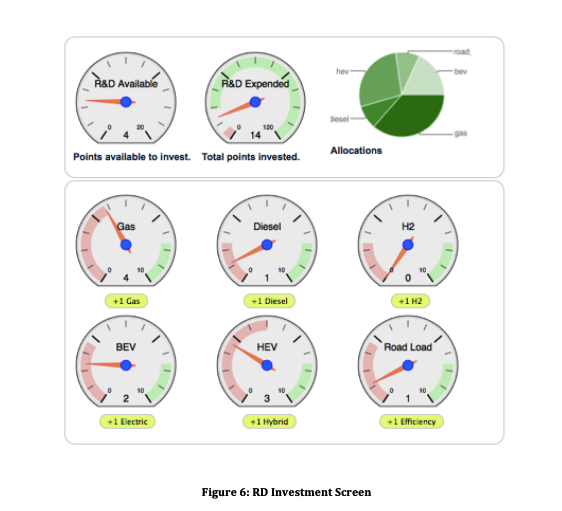
#> input picture docs/img/autopia/RD_dials.png, 562 x 511 px, found by its file name; its folder holds only this picture in this run
$ python thumb_maker.py
#> lines starting #> are read from the running program, lines starting #| are printed output that depends on the picture
from PIL import Image
import os


def create_thumbnails(input_dir, output_dir, thumb_size=(200, 200)):
    # Create output directory if it doesn't exist
#> called with thumb_size = (200, 200)
    if not os.path.exists(output_dir):
        os.makedirs(output_dir)

    # Supported image formats
    valid_extensions = ('.png', '.jpg', '.jpeg')

    # Iterate through all files in the input directory
    for filename in os.listdir(input_dir):
        if filename.lower().endswith(valid_extensions):
            try:
                # Open the image
                with Image.open(os.path.join(input_dir, filename)) as img:
                    # Convert to RGB if necessary (e.g., for PNG with transparency)
#> img is the input picture: PIL image 562x511 RGBA; mean R, G, B, A 240.2, 241.2, 238, 255
                    if img.mode in ('RGBA', 'LA'):
                        img = img.convert('RGB')
#> img: PIL image 562x511 RGB

                    # Create thumbnail while preserving aspect ratio
                    img.thumbnail(thumb_size, Image.Resampling.LANCZOS)
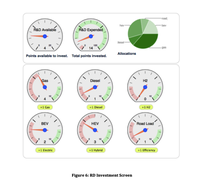
#> img: PIL image 200x182 RGB; mean R, G, B 239.9, 241, 237.7

                    # Define output path
                    output_path = os.path.join(output_dir, f"thumb_{filename}")

                    # Save thumbnail
                    img.save(output_path, 'PNG')
                    print(f"Created thumbnail for {filename}")
            except Exception as e:
                print(f"Error processing {filename}: {e}")


if __name__ == "__main__":
    # Define input and output directories
    base_dir = "/Users/jbremson/PycharmProjects/jbremson.github.io/docs/"

    input_directory = base_dir + "img/autopia"
    output_directory = base_dir + "thumbnails"

    # Create thumbnails
    create_thumbnails(input_directory, output_directory)

$ run again, on docs/img/autopia/auction.png
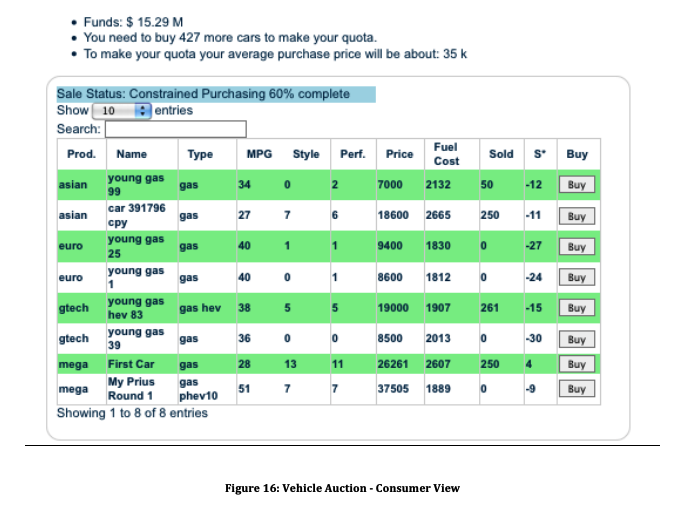
#> input picture docs/img/autopia/auction.png, 682 x 509 px, found by its file name
#> in create_thumbnails, img is the input picture: PIL image 682x509 RGBA; mean R, G, B, A 220, 240.3, 224.7, 255
#> in create_thumbnails, `img.thumbnail(thumb_size, Image.Resampling.LANCZOS)`:
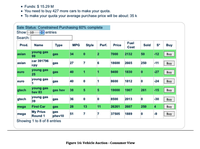
#> img: PIL image 200x149 RGB; mean R, G, B 219.3, 239.8, 224.1

$ run again, on docs/img/autopia/change_price.png
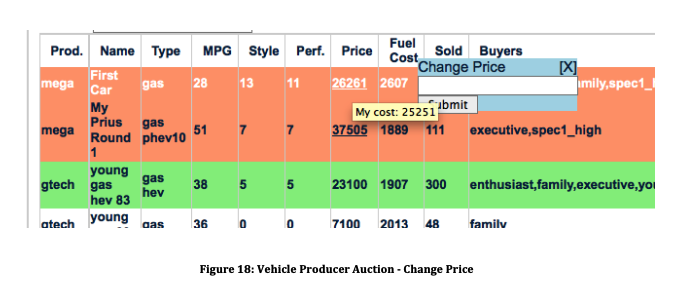
#> input picture docs/img/autopia/change_price.png, 688 x 286 px, found by its file name
#> in create_thumbnails, img is the input picture: PIL image 688x286 RGBA; mean R, G, B, A 223.4, 213.8, 189.7, 255
#> in create_thumbnails, `img.thumbnail(thumb_size, Image.Resampling.LANCZOS)`:
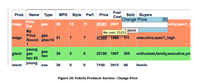
#> img: PIL image 200x83 RGB; mean R, G, B 222.9, 213.3, 189.2
